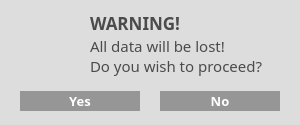
<?xml version="1.0" encoding="UTF-8"?>
<ui version="4.0">
 <class>Dialog</class>
 <widget class="QDialog" name="Dialog">
  <property name="geometry">
   <rect>
    <x>0</x>
    <y>0</y>
    <width>300</width>
    <height>125</height>
   </rect>
  </property>
  <property name="sizePolicy">
   <sizepolicy hsizetype="Fixed" vsizetype="Fixed">
    <horstretch>0</horstretch>
    <verstretch>0</verstretch>
   </sizepolicy>
  </property>
  <property name="minimumSize">
   <size>
    <width>300</width>
    <height>125</height>
   </size>
  </property>
  <property name="maximumSize">
   <size>
    <width>300</width>
    <height>125</height>
   </size>
  </property>
  <property name="windowTitle">
   <string>Dialog</string>
  </property>
  <property name="styleSheet">
   <string notr="true">border:0;
background-color: rgb(221, 221, 221);</string>
  </property>
  <widget class="QWidget" name="horizontalLayoutWidget">
   <property name="geometry">
    <rect>
     <x>20</x>
     <y>90</y>
     <width>261</width>
     <height>22</height>
    </rect>
   </property>
   <layout class="QHBoxLayout" name="horizontalLayout">
    <property name="spacing">
     <number>10</number>
    </property>
    <property name="sizeConstraint">
     <enum>QLayout::SetDefaultConstraint</enum>
    </property>
    <item>
     <widget class="QPushButton" name="yes_B">
      <property name="sizePolicy">
       <sizepolicy hsizetype="Preferred" vsizetype="Preferred">
        <horstretch>0</horstretch>
        <verstretch>0</verstretch>
       </sizepolicy>
      </property>
      <property name="maximumSize">
       <size>
        <width>120</width>
        <height>20</height>
       </size>
      </property>
      <property name="font">
       <font>
        <family>Montserrat</family>
        <pointsize>10</pointsize>
        <weight>75</weight>
        <bold>true</bold>
       </font>
      </property>
      <property name="styleSheet">
       <string notr="true">QPushButton{
	background-color: rgb(150, 150, 150);
	color: rgb(255, 255, 255);
}

QPushButton:hover{
	background-color:rgb(200, 80, 80);
}

QPushButton:pressed{
	background-color: rgb(180, 50, 50);
}</string>
      </property>
      <property name="text">
       <string>Yes</string>
      </property>
     </widget>
    </item>
    <item>
     <spacer name="horizontalSpacer">
      <property name="orientation">
       <enum>Qt::Horizontal</enum>
      </property>
      <property name="sizeType">
       <enum>QSizePolicy::Fixed</enum>
      </property>
      <property name="sizeHint" stdset="0">
       <size>
        <width>10</width>
        <height>20</height>
       </size>
      </property>
     </spacer>
    </item>
    <item>
     <widget class="QPushButton" name="no_B">
      <property name="maximumSize">
       <size>
        <width>120</width>
        <height>20</height>
       </size>
      </property>
      <property name="font">
       <font>
        <family>Montserrat</family>
        <pointsize>10</pointsize>
        <weight>75</weight>
        <bold>true</bold>
       </font>
      </property>
      <property name="styleSheet">
       <string notr="true">QPushButton{
	background-color: rgb(150, 150, 150);
	color: rgb(255, 255, 255);
}

QPushButton:hover{
	background-color:rgb(51, 153, 150);
}

QPushButton:pressed{
	background-color: rgb(40, 120, 130);
}</string>
      </property>
      <property name="text">
       <string>No</string>
      </property>
     </widget>
    </item>
   </layout>
  </widget>
  <widget class="QLabel" name="warning_icon">
   <property name="geometry">
    <rect>
     <x>10</x>
     <y>10</y>
     <width>81</width>
     <height>81</height>
    </rect>
   </property>
   <property name="text">
    <string/>
   </property>
   <property name="pixmap">
    <pixmap>icons/warning_icon.png</pixmap>
   </property>
   <property name="scaledContents">
    <bool>true</bool>
   </property>
  </widget>
  <widget class="QLabel" name="warning_label">
   <property name="geometry">
    <rect>
     <x>90</x>
     <y>10</y>
     <width>101</width>
     <height>25</height>
    </rect>
   </property>
   <property name="font">
    <font>
     <family>Montserrat</family>
     <pointsize>13</pointsize>
     <weight>75</weight>
     <italic>false</italic>
     <bold>true</bold>
    </font>
   </property>
   <property name="styleSheet">
    <string notr="true">color: rgb(75, 75, 75);</string>
   </property>
   <property name="text">
    <string>WARNING!</string>
   </property>
   <property name="alignment">
    <set>Qt::AlignLeading|Qt::AlignLeft|Qt::AlignVCenter</set>
   </property>
  </widget>
  <widget class="QLabel" name="warning_message">
   <property name="geometry">
    <rect>
     <x>90</x>
     <y>30</y>
     <width>211</width>
     <height>51</height>
    </rect>
   </property>
   <property name="font">
    <font>
     <family>Montserrat</family>
     <pointsize>11</pointsize>
     <weight>50</weight>
     <italic>false</italic>
     <bold>false</bold>
    </font>
   </property>
   <property name="styleSheet">
    <string notr="true">color: rgb(75, 75, 75);</string>
   </property>
   <property name="text">
    <string>All data will be lost!
Do you wish to proceed?</string>
   </property>
   <property name="alignment">
    <set>Qt::AlignLeading|Qt::AlignLeft|Qt::AlignVCenter</set>
   </property>
  </widget>
 </widget>
 <resources/>
 <connections/>
</ui>
